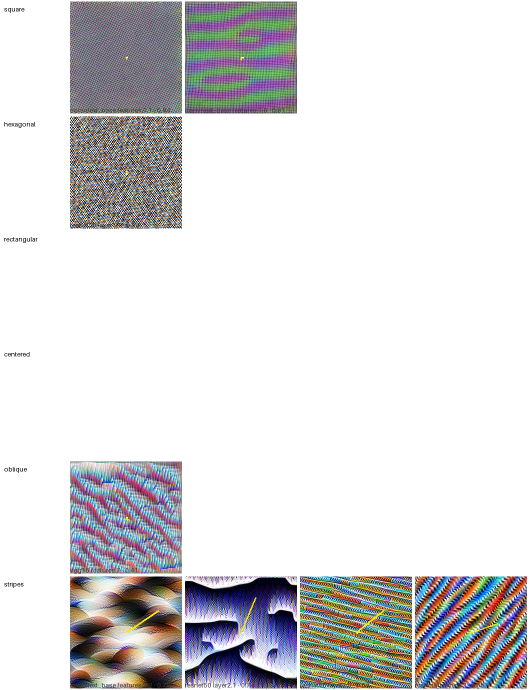
#> input picture grammar-of-ornament/patterns/examples.png, 1060 x 1380 px (shown at 1/2 size)
$ python -i edges.py   (imports and definitions only)
#> lines starting #> are read from the running program, lines starting #| are printed output that depends on the picture
"""The edge sequence of a feature: the colours met crossing its strong edges, from the dark side to the light side.

Features put their colours in a fixed order at every boundary (a dark outline, the body colour, a bright halo, its
opponent). This measures that order so the library can reproduce it round type and boxes.

  profile   the median colour at each distance from an edge, -16 … +16 px (a smooth strip)
  sequence  the most common quantized colour at each distance, consecutive repeats collapsed (real colours)
"""
import numpy as np
from scipy import ndimage as ndi
from skimage import color


def hexc(rgb):
    return "#%02x%02x%02x" % tuple(int(round(v * 255)) for v in np.clip(rgb, 0, 1))


def kmeans(X, k, it=20, seed=0):
    rng = np.random.default_rng(seed)
    C = X[rng.choice(len(X), k, replace=False)]
    for _ in range(it):
        lab = ((X[:, None, :] - C[None]) ** 2).sum(-1).argmin(1)
        for j in range(k):
            if (lab == j).any():
                C[j] = X[lab == j].mean(0)
    return C


def edge_sequence(im, n_off=8, step=2.0, k=20):
    """im: float RGB in 0–1. Returns (profile, sequence) as lists of hex colours, dark side first."""
#> called with n_off = 8, step = 2, k = 20
    L = color.rgb2lab(im)[..., 0]
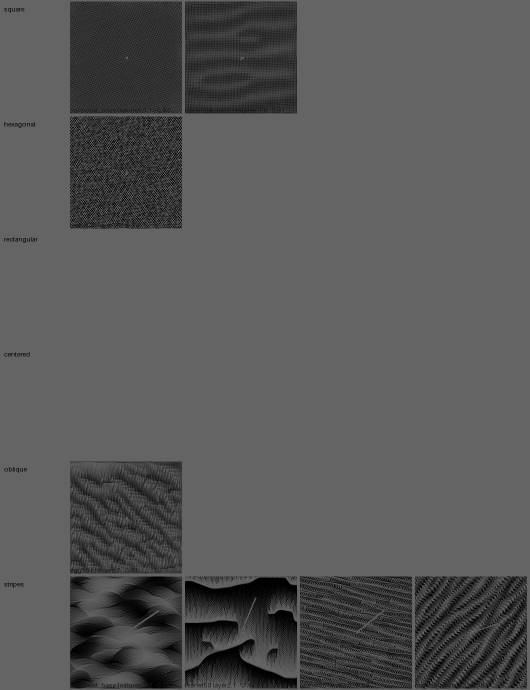
#> L: shape (1380, 1060) float64 (shown at 1/2 size); min 0, max 100, mean 86.9
    gx, gy = ndi.gaussian_filter(L, 1.5, order=(0, 1)), ndi.gaussian_filter(L, 1.5, order=(1, 0))
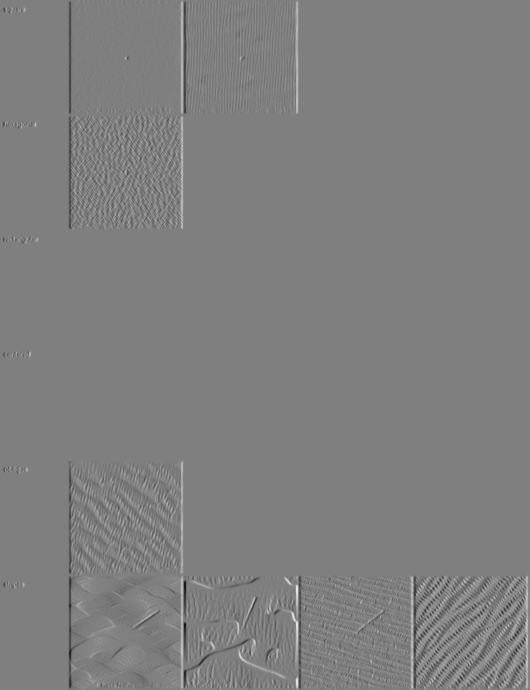
#> gx: shape (1380, 1060) float64 (shown at 1/2 size); min -25.4, max 25.47, mean 0; drawn with min black and max white
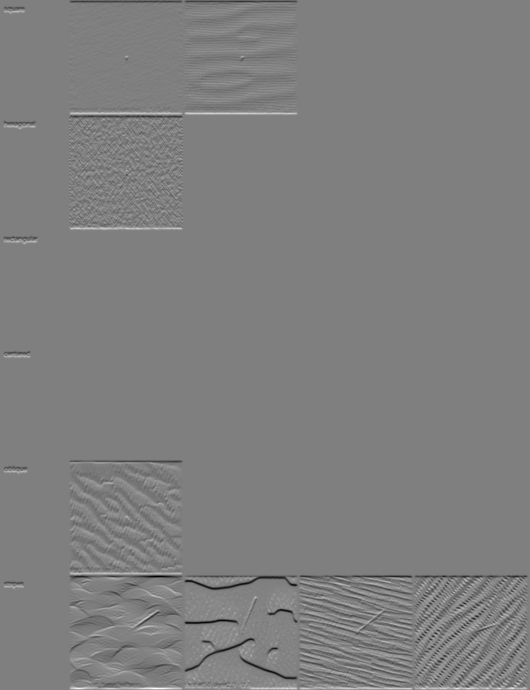
#> gy: shape (1380, 1060) float64 (shown at 1/2 size); min -25.28, max 25.36, mean 0; drawn with min black and max white
    mag = np.hypot(gx, gy)
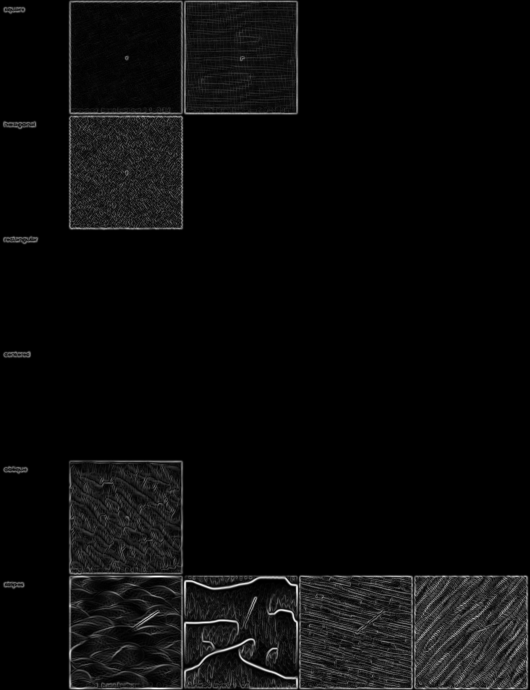
#> mag: shape (1380, 1060) float64 (shown at 1/2 size); min 0, max 25.47, mean 1.1; drawn with min black and max white
    ys, xs = np.nonzero(mag > np.percentile(mag, 93))
    nx, ny = gx[ys, xs] / mag[ys, xs], gy[ys, xs] / mag[ys, xs]          # toward the brighter side
    offs = np.arange(-n_off, n_off + 1) * step
    prof = np.zeros((len(offs), len(xs), 3))
    for i, d in enumerate(offs):
        px, py = xs + d * nx, ys + d * ny
        for ch in range(3):
            prof[i, :, ch] = ndi.map_coordinates(im[..., ch], [py, px], order=1, mode="nearest")
    lab = color.rgb2lab(prof)
    med = color.lab2rgb(np.median(lab, axis=1)[None])[0]
#> med = 17 rows, first 8: [1, 1, 1], [1, 1, 1], [1, 1, 1], [1, 1, 1], [1, 1, 1], [1, 1, 1], [1, 1, 1], [1, 1, 1]
    rng = np.random.default_rng(0)
    pix = im.reshape(-1, 3)[rng.choice(im.shape[0] * im.shape[1], 6000, replace=False)]
    C = kmeans(color.rgb2lab(pix[None])[0], k)
#> in kmeans, `C = X[rng.choice(len(X), k, replace=False)]`: C = 20 rows, first 8: [100, -0.00245, 0.00465], [100, -0.00245, 0.00465], [61.92, 73.69, -45.69], [85.12, 1.76, 43.93], [100, -0.00245, 0.00465], [49.53, 22.83, -18.26], [54.51, 28.11, -52.07], [92.12, -2.33, 27.32]
#> after the loop in kmeans, `for _ in range(it):`: C = 20 rows, first 8: [62, -3.17, -35.42], [47.62, 7.79, 26.64], [34.81, 46.08, -69.85], [45.31, 42.87, 42.47], [55.37, -6.16, -7.24], [7.12, 4.06, 0.0041], [49.88, 30.63, -33.58], [76.29, 1.61, 65.19]
    seq = []
    for i in range(len(offs)):
        d = ((lab[i][:, None, :] - C[None]) ** 2).sum(-1).argmin(1)
        j = int(np.bincount(d, minlength=k).argmax())
        if not seq or seq[-1] != j:
            seq.append(j)
#> after the loop, seq = [19]
    return [hexc(m) for m in med], [hexc(color.lab2rgb(C[j][None, None])[0, 0]) for j in seq]


def five(seq):
    """The sequence resampled to five steps, dark end to light end, for the --n-edge-1 … --n-edge-5 variables."""
    idx = np.round(np.linspace(0, len(seq) - 1, 5)).astype(int)
    return [seq[i] for i in idx]

>>> import cv2
>>> picture = cv2.cvtColor(cv2.imread('../patterns/examples.png'), cv2.COLOR_BGR2RGB)
>>> result = edge_sequence(picture)
#> result = (['#ffffff', '#ffffff', '#ffffff', '#ffffff', '#ffffff', '#ffffff', '#ffffff', '#ffffff', '#ffffff', '#ffffff', '#ffffff', '#ffffff', '#ffffff', '#ffffff', '#ffffff', '#ffffff', '#ffffff'], ['#ffffff'])
